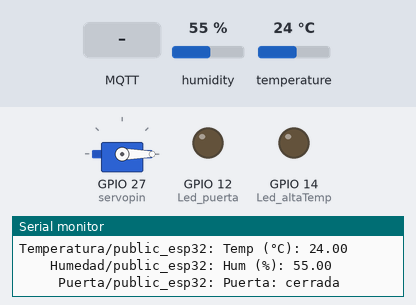
This sketch was run on a simulated ESP32. Parts: servo, output pins drawn as LEDs (lit = HIGH), the last lines printed to the serial monitor. Inputs (shaded band) come from the test bench; at power-on: temperature 24 °C, humidity 55 %. WiFi joins after 1.5 s; servers stay silent unless stated; no MQTT or app messages arrive unless stated.

Above: at 7.7 s.
7.8 s: MQTT message "Cerrar" arrives on the second subscribed topic
At 18.84 s:
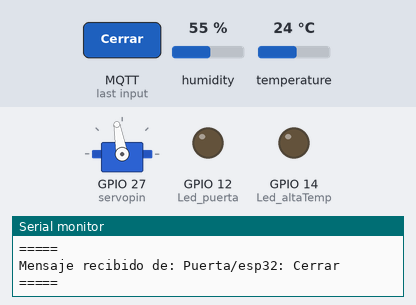
21.8 s: temperature set to 29 °C
34.8 s: temperature set to 32 °C
At 46.0 s:
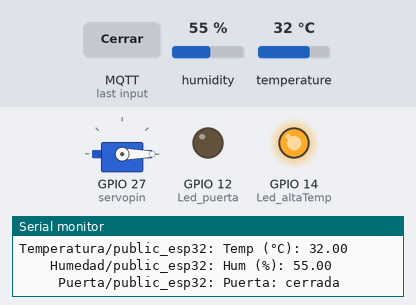
47.2 s: MQTT message "Abrir" arrives on the second subscribed topic
At 60.3 s:
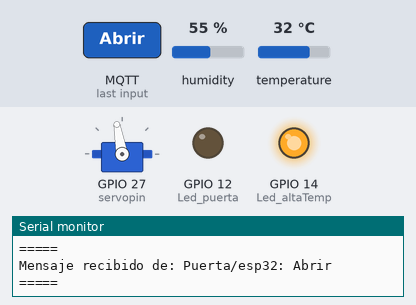
61.2 s: MQTT message "90" arrives on the first subscribed topic
At 73.8 s:
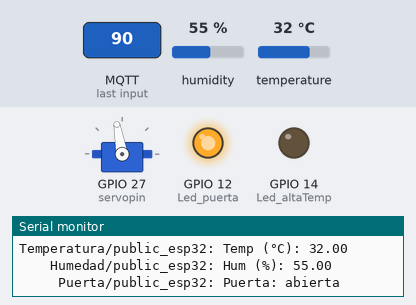
74.8 s: MQTT message "Cerrar" arrives on the second subscribed topic
At 86.05 s:
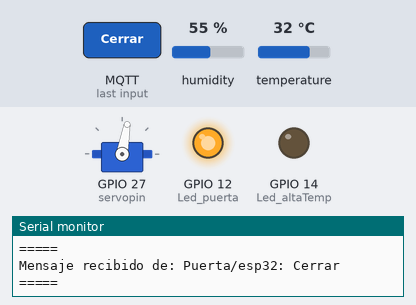
Timing chart, 0 to 89.8 s (numbered marks = the images above; inputs shaded):
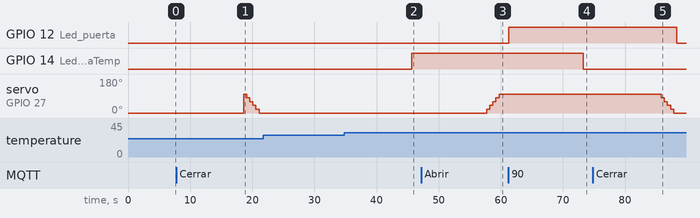

The sketch:

LAB03.ino
```cpp
#include <ESP32Servo.h>
#include <ESP32_MailClient.h>
#include <Arduino.h>
#include <WiFi.h>
#include <PubSubClient.h>
#include "DHT.h"    // Libreria del sensor DHT11

SMTPData datosSMTP;
#define DHTPIN 13                // Digital pin connected to the DHT sensor
#define DHTTYPE DHT11           // Definimos el tipo de sensor (DHT 11)
DHT Sensor11(DHTPIN, DHTTYPE);  // Se crea el objeto sensor11 (Sensor DHT11)
Servo motor;
#define servopin 27
int Led_puerta =12;
int Led_altaTemp =14;


//**************************************
//*********** MQTT CONFIG **************
//**************************************
const char *mqtt_server = "node02.myqtthub.com";
const int mqtt_port = 1883;
const char *mqtt_user = "esp32";
const char *mqtt_pass = "esp32";
const char *root_topic_subscribe1 = "Temperatura/esp32";
const char *root_topic_subscribe2 = "Puerta/esp32";
const char *root_topic_publish = "Topic_raiz/public_esp32";
const char *root_topic_publish1 = "Temperatura/public_esp32";
const char *root_topic_publish2 = "Humedad/public_esp32";
const char *root_topic_publish3 = "Puerta/public_esp32";


//**************************************
//*********** WIFICONFIG ***************
//**************************************
const char* ssid = "WILESCRUCO";
const char* password =  "Wilson-2021";


//**************************************
//*********** GLOBALES   ***************
//**************************************
WiFiClient espClient;
PubSubClient client(espClient);
char msg[75];
char msg1[25];
char msg2[25];
char msg3[25];
long count1=0;
long set=30;
String puerta ="Cerrar";
String estado_puerta ="cerrada";
String tema="";
float temp;


//************************
//** F U N C I O N E S ***
//************************
void callback(char* topic, byte* payload, unsigned int length);
void reconnect();
void setup_wifi();

void setup() {
  Serial.begin(115200);
  setup_wifi();
  client.setServer(mqtt_server, mqtt_port);
  client.setCallback(callback);
  Sensor11.begin();
  pinMode(Led_puerta, OUTPUT);
  pinMode(Led_altaTemp, OUTPUT);
  motor.attach(servopin);
  digitalWrite(Led_puerta, LOW);
  digitalWrite(Led_altaTemp, LOW);
  motor.write(0);
}

void loop() {

  if (!client.connected()) {
    reconnect();
  }
  if (client.connected()){

    float hum = Sensor11.readHumidity();      //Definimos la variable "hum" de tipo flotante que almacena la lectura del dato humedad del sensor11
    float temp = Sensor11.readTemperature();  //Definimos la variable "temp" de tipo flotante que almacena la lectura del dato temperatura (en grados celsius) del sensor11

    if (isnan(hum) || isnan(temp)) {
    Serial.println(F("Sistema Control de temperatura apagado")); // Imprime ese comentario cuando no lee ningun dato del sensor11
    //return;
    }
    if (temp > set) {
      digitalWrite(Led_altaTemp, HIGH); // Cambiar estado del pin
      Serial.println("");
      Serial.println("ALTA TEMPERATURA!!!");
    }else {
      digitalWrite(Led_altaTemp, LOW); // Cambiar estado del pin
    }

    if (puerta=="Cerrar"){
      estado_puerta="cerrada";
      digitalWrite(Led_puerta, LOW); // Cambiar estado del pin
    }else if (puerta=="Abrir"){
      estado_puerta="abierta";
      digitalWrite(Led_puerta, HIGH); // Cambiar estado del pin
    }

    String str  ="Temp (°C): " + String(temp) + " / Hum (%): " + String(hum) + " / Puerta: " + (estado_puerta);
    String str1 ="Temp (°C): " + String(temp);
    String str2 ="Hum (%): " + String(hum);
    String str3 ="Puerta: " + (estado_puerta);
    str.toCharArray(msg,75);
    str1.toCharArray(msg1,25);
    str2.toCharArray(msg2,25);
    str3.toCharArray(msg3,25);
    client.publish(root_topic_publish,msg);
    client.publish(root_topic_publish1,msg1);
    client.publish(root_topic_publish2,msg2);
    client.publish(root_topic_publish3,msg3);
    count1++;
    Serial.println("");
    Serial.println("(" + String (count1) + ") PUBLICANDO A: ");
    Serial.println(" Topic_raiz/public_esp32: " + String (msg));
    Serial.println("Temperatura/public_esp32: " + String (msg1));
    Serial.println("    Humedad/public_esp32: " + String(msg2));
    Serial.println("     Puerta/public_esp32: " + String(msg3));
    delay(12000);
  }
  client.loop();
}


//*****************************
//***    CONEXION WIFI      ***
//*****************************
void setup_wifi(){
  delay(5000);
  // Nos conectamos a nuestra red Wifi
  Serial.println();
  Serial.print("Conectando a ssid: ");
  Serial.println(ssid);

  WiFi.begin(ssid, password);

  while (WiFi.status() != WL_CONNECTED) {
    delay(500);
    Serial.print(".");
  }

  Serial.println("");
  Serial.println("Conectado a red WiFi!");
  Serial.println("Dirección IP: ");
  Serial.println(WiFi.localIP());
}


//*****************************
//***    CONEXION MQTT      ***
//*****************************

void reconnect() {

  while (!client.connected()) {
    Serial.println("");
    Serial.print("Intentando conexión Broker...");
    // Creamos un cliente ID
    String clientId = "Micro_Esp32";

    // Intentamos conectar
    if (client.connect(clientId.c_str(),mqtt_user,mqtt_pass)) {
      Serial.println("Conectado al broker!");
      // Nos suscribimos
      if(client.subscribe(root_topic_subscribe1)){
        Serial.println("Suscripcion a topic "+ String(root_topic_subscribe1));
      }else{
        Serial.println("fallo Suscripciión a topic "+ String(root_topic_subscribe1));
      }
      if(client.subscribe(root_topic_subscribe2)){
        Serial.println("Suscripcion a topic "+ String(root_topic_subscribe2));
        Serial.println("");
      }else{
        Serial.println("fallo Suscripciión a topic "+ String(root_topic_subscribe2));
      }
    } else {
      Serial.print("falló conexión broker:( con error -> ");
      Serial.print(client.state());
      Serial.println(" Intentamos de nuevo en 5 segundos");
      delay(5000);
    }
  }
}


//*****************************
//***       CALLBACK        ***
//*****************************

void callback(char* topic, byte* payload, unsigned int length){
  String incoming = "";
  Serial.println("");
  for (int i = 0; i < length; i++) {
    incoming += (char)payload[i];
  }
  incoming.trim();
  tema=topic;

  if (tema=="Puerta/esp32"){
    if (incoming=="Cerrar"){
    puerta=incoming;
    Serial.println("");
    Serial.println("=====");
    Serial.println("Mensaje recibido de: Puerta/esp32: " + incoming);
    Serial.println("=====");
    CerrarPuerta();
    }else if (incoming=="Abrir"){
      puerta=incoming;
      Serial.println("");
      Serial.println("=====");
      Serial.println("Mensaje recibido de: Puerta/esp32: " + incoming);
      Serial.println("=====");
      AbrirPuerta();
      datosSMTP.setLogin("smtp.gmail.com",465,"electivaiotunisangil@gmail.com","ElectivaIOT20");
      datosSMTP.setSender("Micro_Esp32","electivaiotunisangil@gmail.com");
      datosSMTP.setPriority("High");
      datosSMTP.setSubject("Información del estado de la puerta");
      datosSMTP.setMessage("LA PUERTA SE ABRIO!!!",false);
      datosSMTP.addRecipient("electivaiotunisangil@gmail.com");
      if (!MailClient.sendMail(datosSMTP)){
        Serial.println("Error enciando correo, " +  MailClient.smtpErrorReason());
        }
      datosSMTP.empty();
    }
  }

  if (tema=="Temperatura/esp32"){
    temp= Sensor11.readTemperature();
    set=incoming.toInt();
    Serial.println("");
    Serial.println("=======");
    Serial.println("Mensaje recibido de:");
    Serial.println("Temperatura/esp32 / " + incoming);
    Serial.println("Setting de temperatura: " + String (set) + " y  temp actual: " + String (temp) );
    Serial.println("======");

    if (temp>set){
      datosSMTP.setLogin("smtp.gmail.com",465,"electivaiotunisangil@gmail.com","ElectivaIOT20");
      datosSMTP.setSender("Micro_Esp32","electivaiotunisangil@gmail.com");
      datosSMTP.setPriority("High");
      datosSMTP.setSubject("Información del control de temperatura");
      datosSMTP.setMessage("ALTA TEMPERATURA!!!",false);
      datosSMTP.addRecipient("electivaiotunisangil@gmail.com");
      Serial.println("S E   E N V I Ó  C O R R E O");
      Serial.println("======");
      if (!MailClient.sendMail(datosSMTP)){
        Serial.println("Error enciando correo, " +  MailClient.smtpErrorReason());
      }
    datosSMTP.empty();
    }
  }
}


//*****************************
//***    ABRIR PUERTA      ***
//*****************************

void AbrirPuerta(){
  motor.write(20);
  delay(500);
   motor.write(40);
  delay(500);
  motor.write(60);
  delay(500);
  motor.write(80);
  delay(500);
  motor.write(100);
  delay(500);

}


//*****************************
//***    CERRAR PUERTA      ***
//*****************************

void CerrarPuerta(){
  motor.write(100);
  delay(500);
  motor.write(80);
  delay(500);
  motor.write(60);
  delay(500);
  motor.write(40);
  delay(500);
  motor.write(20);
  delay(500);
  motor.write(0);
  delay(500);
}
```

Measured:
- the behaviour switches between 30 and 31 °C on temperature (found by bisection; images 1 and 2)
- after the input at 7.8 s, servo on GPIO 27 (servopin): 0° → 100° after 10.8 s, → 80° 0.50 s later, → 60° 0.50 s later, → 40° 0.50 s later, … (6 changes in this stretch)
- after the input at 34.8 s, GPIO 14 (Led_altaTemp): LOW → HIGH after 10.9 s
- after the input at 47.2 s, servo on GPIO 27 (servopin): moves from 0° to 100° over 2.0 s, starting after 10.5 s
- after the input at 61.2 s, GPIO 14 (Led_altaTemp): HIGH → LOW after 12.1 s
- after the input at 74.8 s, GPIO 12 (Led_puerta): HIGH → LOW after 13.5 s; servo on GPIO 27 (servopin): moves from 100° to 0° over 2.0 s, starting after 11.0 s
